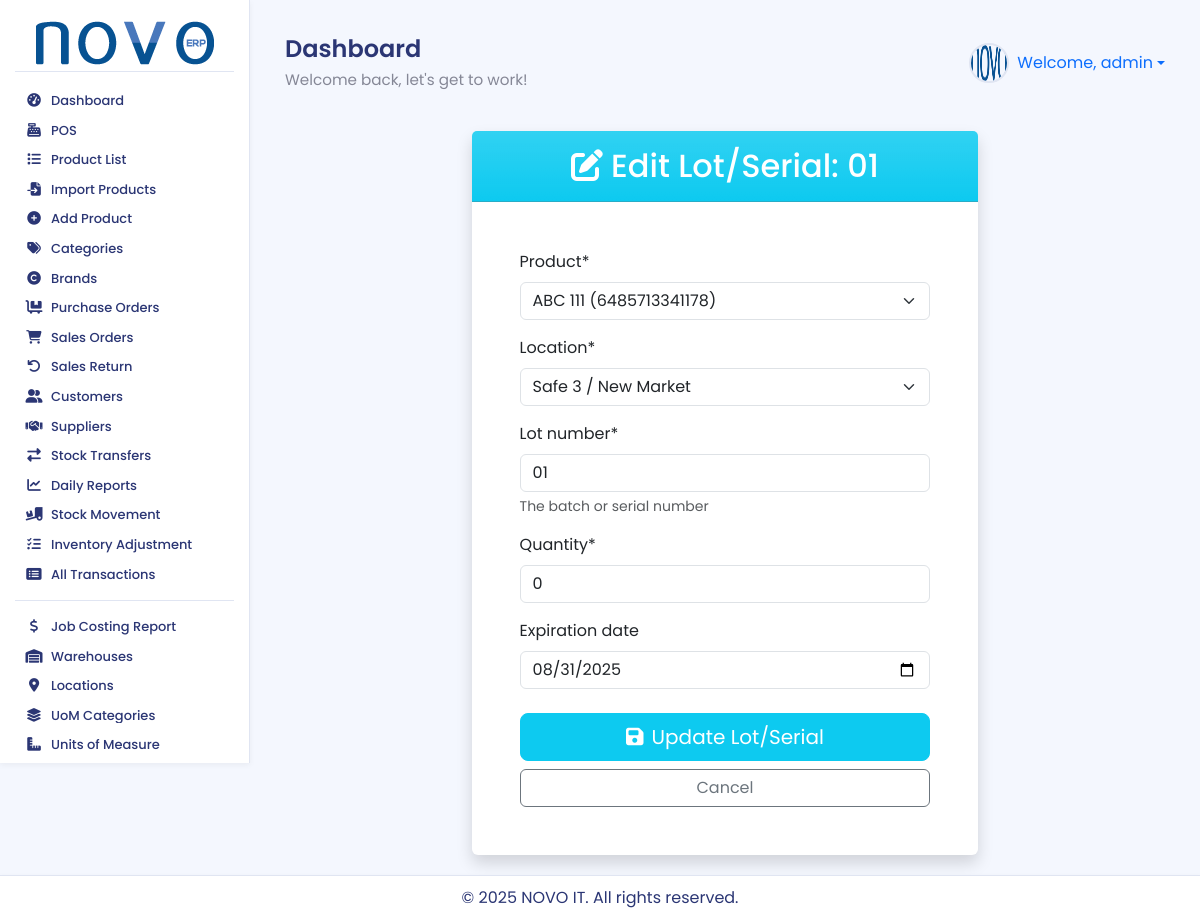
Screenshot of /stock/lots/1/edit/ (signed in) with the database file from the repository.
### accounts/models.py (models this page shows, shortened)
class User(AbstractUser):
    warehouse = models.ForeignKey(
        Warehouse,
        on_delete=models.SET_NULL,
        null=True,
        blank=True,
        related_name='users', # এই গুদামের সাথে যুক্ত ইউজারদের সহজে খুঁজে পাওয়ার জন্য
        verbose_name="Assigned Warehouse" # অ্যাডমিন প্যানেলে প্রদর্শনের জন্য
    )
    class Meta:
        verbose_name = "User"
        verbose_name_plural = "Users"

### stock/models.py (models this page shows, shortened)
class LotSerialNumber(models.Model):
    product = models.ForeignKey('products.Product', on_delete=models.CASCADE, related_name='lots')
    location = models.ForeignKey(Location, on_delete=models.CASCADE, related_name='lots')
    lot_number = models.CharField(max_length=100, help_text="The batch or serial number")
    quantity = models.IntegerField()
    expiration_date = models.DateField(null=True, blank=True)
    created_at = models.DateTimeField(auto_now_add=True)
    class Meta:
        unique_together = ('product', 'location', 'lot_number')
        db_table = 'inventory_lotserialnumber'

### stock/views.py (the view)
# urls.py: path('lots/<int:pk>/edit/', views.edit_lot_serial, name='edit_lot_serial'),
@login_required
@permission_required('stock.change_lotserialnumber', login_url='/admin/')
def edit_lot_serial(request, pk):
    lot = get_object_or_404(LotSerialNumber, pk=pk)
    if request.method == 'POST':
        form = LotSerialNumberForm(request.POST, instance=lot)
        if form.is_valid():
            form.save()
            return redirect('stock:lot_serial_list')
    else:
        form = LotSerialNumberForm(instance=lot)
    context = {'form': form, 'title': f'Edit Lot/Serial: {lot.lot_number}'}
    return render(request, 'stock/edit_lot_serial.html', context)

### stock/forms.py
class LotSerialNumberForm(forms.ModelForm):
    class Meta:
        model = LotSerialNumber
        fields = ['product', 'location', 'lot_number', 'quantity', 'expiration_date']
        widgets = {
            'product': forms.Select(attrs={'class': 'form-control'}),
            'location': forms.Select(attrs={'class': 'form-control'}),
            'lot_number': forms.TextInput(attrs={'class': 'form-control', 'placeholder': 'e.g., BN12345 or SER98765'}),
            'quantity': forms.NumberInput(attrs={'class': 'form-control'}),
            'expiration_date': forms.DateInput(attrs={'class': 'form-control', 'type': 'date'}),
        }
    def __init__(self, *args, **kwargs):
        super().__init__(*args, **kwargs)
        self.fields['product'].queryset = Product.objects.filter(
            Q(tracking_method='lot') | Q(tracking_method='serial') # <-- 'models.Q' থেকে 'Q' করা হয়েছে
        ).order_by('name')

### products/models.py (called while the page is built)
    def __str__(self): # __str__ মেথড Product এর নাম এবং কোড রিটার্ন করবে
        if self.product_code:
            return f"{self.name} ({self.product_code})"
        return self.name

### stock/models.py (called while the page is built)
    def __str__(self):
        path = [self.name]
        current = self
        count = 0
        while current.parent_location and count < 10:
            current = current.parent_location
            path.insert(0, current.name)
            count += 1
        return f"{self.warehouse.name} / {' / '.join(path)}"

### stock/templates/stock/edit_lot_serial.html (shortened to what this page needs)
{% extends 'base.html' %}
{% load crispy_forms_tags %}
{% block content %}
<div class="container mt-4">
    <div class="row justify-content-center">
        <div class="col-md-9 col-lg-7">
            <div class="card shadow border-0">
                <div class="card-header bg-info bg-gradient text-white text-center py-3">
                    <h2 class="mb-0"><i class="fas fa-edit me-2"></i>{{ title }}</h2>
                </div>
                <div class="card-body p-4 p-md-5">
                    <form method="post">
                        {{ form|crispy }}
                        <div class="d-grid gap-2 mt-4">
                            <button type="submit" class="btn btn-info btn-lg text-white"><i class="fas fa-save me-2"></i>Update Lot/Serial</button>
                            <a href="{% url 'stock:lot_serial_list' %}" class="btn btn-outline-secondary">Cancel</a>
                        </div>
                    </form>
                </div>
            </div>
        </div>
    </div>
</div>
{% endblock %}

### inventory_system/templates/base.html (shortened to what this page needs)
{% load static %}
<!DOCTYPE html>
<html lang="en">
<head>
    <link href="https://cdn.jsdelivr.net/npm/select2@4.1.0-rc.0/dist/css/select2.min.css" rel="stylesheet" />
    <link href="https://cdn.jsdelivr.net/npm/bootstrap@5.3.3/dist/css/bootstrap.min.css" rel="stylesheet">
    <link rel="stylesheet" href="https://cdnjs.cloudflare.com/ajax/libs/font-awesome/6.4.0/css/all.min.css">
    <link rel="stylesheet" href="{% static 'css/style.css' %}">
</head>
<body>
<div class="wrapper">
    {% if user.is_authenticated %}
    <aside class="sidebar-nav">
        <div class="sidebar-header">
            <a href="{% url 'dashboard' %}">
                <img src="{% static 'images/logo.png' %}" alt="NOVO ERP Logo">
            </a>
        </div>
        <ul class="sidebar-menu">
            {% with user.groups.all|join:", " as user_groups %}
            {% if 'POS Sales Staff' in user_groups %}
                <li><a href="{% url 'pos:pos_view' %}"><i class="fas fa-cash-register fa-fw"></i> <span>POS</span></a></li>
                <li><a href="{% url 'products:product_list' %}"><i class="fas fa-list fa-fw"></i> <span>Product List</span></a></li>
            {% elif user.is_superuser %}
                <li><a href="{% url 'dashboard' %}"><i class="fas fa-tachometer-alt fa-fw"></i> <span>Dashboard</span></a></li>
                <li><a href="{% url 'pos:pos_view' %}"><i class="fas fa-cash-register fa-fw"></i> <span>POS</span></a></li>
                <li><a href="{% url 'products:product_list' %}"><i class="fas fa-list fa-fw"></i> <span>Product List</span></a></li>
                <li><a href="{% url 'products:import_products' %}"><i class="fas fa-file-import fa-fw"></i> <span>Import Products</span></a></li>
                <li><a href="{% url 'products:add_product' %}"><i class="fas fa-plus-circle fa-fw"></i> <span>Add Product</span></a></li>
                <li><a href="{% url 'products:category_list' %}"><i class="fas fa-tags fa-fw"></i> <span>Categories</span></a></li>
                <li><a href="{% url 'products:brand_list' %}"><i class="fas fa-copyright fa-fw"></i> <span>Brands</span></a></li>
                <li><a href="{% url 'purchase:purchase_order_list' %}"><i class="fas fa-dolly-flatbed fa-fw"></i> <span>Purchase Orders</span></a></li>
                <li><a href="{% url 'sales:sales_order_list' %}"><i class="fas fa-shopping-cart fa-fw"></i> <span>Sales Orders</span></a></li>
                <li><a href="{% url 'sales:create_sales_return' %}"><i class="fas fa-undo fa-fw"></i> <span>Sales Return</span></a></li>
                <li><a href="{% url 'partners:customer_list' %}"><i class="fas fa-user-friends fa-fw"></i> <span>Customers</span></a></li>
                <li><a href="{% url 'partners:supplier_list' %}"><i class="fas fa-handshake fa-fw"></i> <span>Suppliers</span></a></li>
                <li><a href="{% url 'purchase:stock_transfer_request_list' %}"><i class="fas fa-exchange-alt fa-fw"></i> <span>Stock Transfers</span></a></li>
                <li><a href="{% url 'reports:daily_sales_report' %}"><i class="fas fa-chart-line fa-fw"></i> <span>Daily Reports</span></a></li>
                <li><a href="{% url 'stock:stock_movement_report' %}"><i class="fas fa-truck-loading fa-fw"></i> <span>Stock Movement</span></a></li>
                <li><a href="{% url 'stock:inventory_adjustment' %}"><i class="fas fa-tasks fa-fw"></i> <span>Inventory Adjustment</span></a></li>
                <li><a href="{% url 'stock:transaction_list' %}"><i class="fas fa-list-alt fa-fw"></i> <span>All Transactions</span></a></li>
                <div class="sidebar-divider"></div>
                <li><a href="{% url 'costing:job_costing_report' %}"><i class="fas fa-dollar-sign fa-fw"></i> <span>Job Costing Report</span></a></li>
                <li><a href="{% url 'stock:warehouse_list' %}"><i class="fas fa-warehouse fa-fw"></i> <span>Warehouses</span></a></li>
                <li><a href="{% url 'stock:location_list' %}"><i class="fas fa-map-marker-alt fa-fw"></i> <span>Locations</span></a></li>
                <li><a href="{% url 'products:uom_category_list' %}"><i class="fas fa-layer-group fa-fw"></i> <span>UoM Categories</span></a></li>
                <li><a href="{% url 'products:unit_of_measure_list' %}"><i class="fas fa-ruler-combined fa-fw"></i> <span>Units of Measure</span></a></li>
                <li><a href="{% url 'management:backup_restore' %}"> <span>Backup/Restore</span></a></li>
            {% endif %}
            {% endwith %}
        </ul>
    </aside>
    {% endif %}
    <div class="main-content">
        {% if user.is_authenticated %}
        <header class="header">
            <div class="header-title">
                <h1>{% block page_title %}Dashboard{% endblock %}</h1>
                <p>Welcome back, let's get to work!</p>
            </div>
            <div class="d-flex align-items-center">
                <div class="user-profile dropdown">
                    <a href="#" class="dropdown-toggle text-decoration-none d-flex align-items-center" data-bs-toggle="dropdown" aria-expanded="false">
                        <img src="{% static 'images/default_avatar.png' %}" alt="Avatar" class="me-2"> Welcome, {{ user.username }}
                    </a>
                </div>
            </div>
        </header>
        {% endif %}
        <main>
            {% block content %}{% endblock %}
        </main>
        <footer class="footer">
            <p>&copy; {% now "Y" %} NOVO IT. All rights reserved.</p>
        </footer>
    </div>
</div>
</body>
</html>

### static/css/style.css (style rules this page uses)
:root { --primary: hsl(185, 75%, 43%); --success: #1cc88a; --info: #36b9cc; --warning: #f6c23e; --danger: #e74a3b; --text: #2B3674; --muted: #858796; --bg: #F4F7FE; --card: #FFFFFF; --border: #E0E5F2; --sidebar-text: #2B3674; --sidebar-active-bg: #4e73df; --sidebar-hover-bg: rgba(78, 115, 223, 0.1); --shadow-sm: 0 2px 6px rgba(0, 0, 0, 0.05); --shadow-md: 0 4px 12px rgba(0, 0, 0, 0.08); --transition-fast: 0.2s ease; --transition-smooth: 0.3s ease; }
body { font-family: 'Poppins', sans-serif; background-color: var(--bg); color: var(--text); display: flex; flex-direction: column; min-height: 100vh; margin: 0; overflow-x: hidden; }
.wrapper { flex: 1; display: flex; flex-direction: row; }
.sidebar-nav { width: 250px; background: var(--card); border-right: 1px solid var(--border); padding: 15px; transition: width var(--transition-fast); box-shadow: var(--shadow-sm); height: calc(100vh - 37px); position: sticky; top: 0; overflow-y: auto; display: flex; flex-direction: column; }
.sidebar-header { padding: 5px 5px; border-bottom: 1px solid var(--border); text-align: center; }
.sidebar-header a img { width: 100%; max-width: 180px; height: auto; object-fit: contain; }
.sidebar-menu { list-style: none; padding: 0; margin: 15px 0 0; flex: 1 1 auto; }
.sidebar-nav::after { content: ''; padding-bottom: 20px; }
.sidebar-menu li { margin-bottom: 2px; }
.sidebar-menu a { display: flex; align-items: center; padding: 6px 10px; border-radius: 8px; color: var(--sidebar-text); text-decoration: none; font-weight: 500; font-size: 13px; line-height: 1.2; transition: background-color var(--transition-smooth), transform var(--transition-fast), box-shadow var(--transition-fast); }
.sidebar-menu a i { margin-right: 8px; width: 18px; text-align: center; font-size: 0.85rem; transition: color var(--transition-fast); }
.sidebar-menu a span { white-space: nowrap; overflow: hidden; text-overflow: ellipsis; }
.sidebar-divider { height: 1px; background-color: var(--border); margin: 12px 0; }
.header { display: flex; justify-content: space-between; align-items: center; padding: 15px 15px; }
.header-title h1 { margin: 0; font-size: 1.5rem; font-weight: 600; }
.header-title p { margin: 5px 0 0; color: var(--muted); font-size: 0.95rem; }
.user-profile { display: flex; align-items: center; }
.user-profile img { width: 40px; height: 40px; border-radius: 50%; margin-right: 10px; border: 2px solid var(--border); }
.main-content { flex: 1; padding: 20px; padding-bottom: 60px; overflow-y: auto; background-color: var(--bg); }
.footer { position: fixed; bottom: 0; left: 0; width: 100%; height: 40px; background-color: var(--card); color: var(--text); text-align: center; padding: 10px; border-top: 1px solid var(--border); box-shadow: var(--shadow-sm); z-index: 1000; }

### rows the page displays
User: username "admin"
LotSerialNumber: product "ABC 111 (6485713341178)", location "Safe 3 / New Market", lot_number "01", quantity "0", expiration_date "08/31/2025"

### other values shown
{{ title }} "Edit Lot/Serial: 01"
